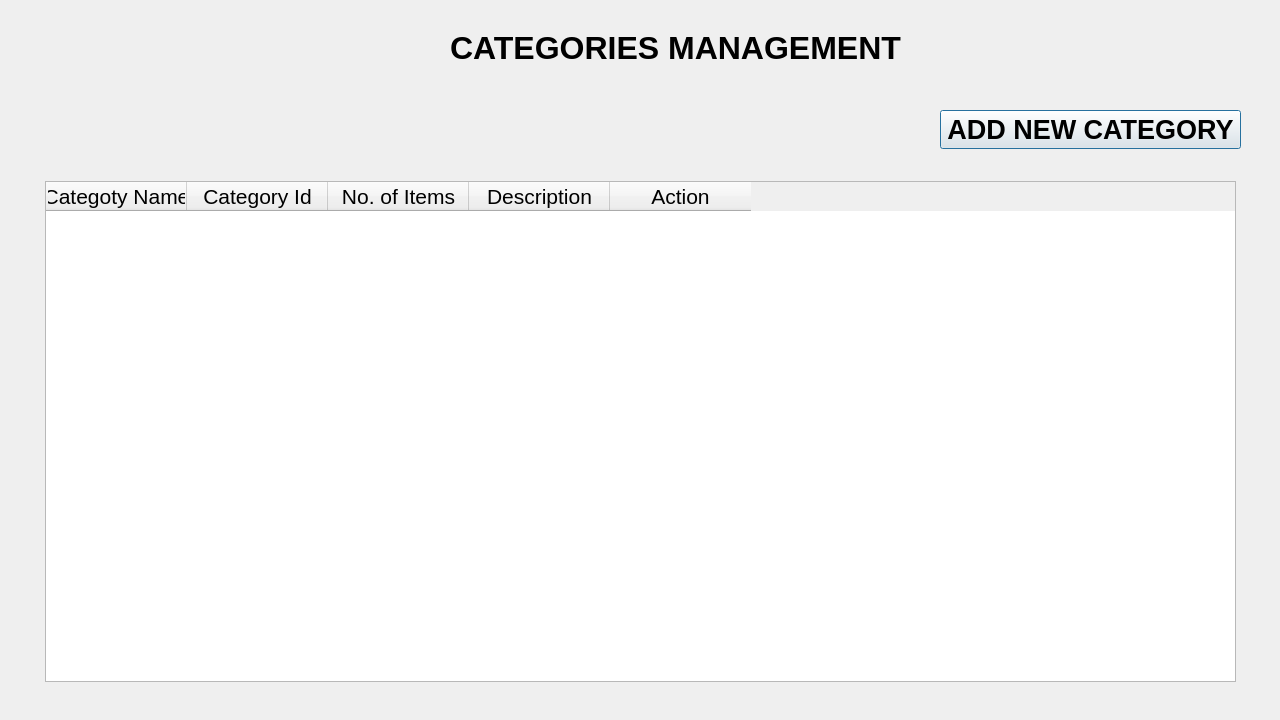
<?xml version="1.0" encoding="UTF-8"?>
<ui version="4.0">
 <class>category</class>
 <widget class="QDialog" name="category">
  <property name="geometry">
   <rect>
    <x>0</x>
    <y>0</y>
    <width>1280</width>
    <height>720</height>
   </rect>
  </property>
  <property name="minimumSize">
   <size>
    <width>800</width>
    <height>0</height>
   </size>
  </property>
  <property name="windowTitle">
   <string>Dialog</string>
  </property>
  <widget class="QPushButton" name="btn_addcategory">
   <property name="geometry">
    <rect>
     <x>940</x>
     <y>110</y>
     <width>301</width>
     <height>39</height>
    </rect>
   </property>
   <property name="font">
    <font>
     <family>Arial</family>
     <pointsize>20</pointsize>
     <italic>false</italic>
     <bold>true</bold>
    </font>
   </property>
   <property name="text">
    <string>ADD NEW CATEGORY</string>
   </property>
  </widget>
  <widget class="QTableWidget" name="tableWidget">
   <property name="geometry">
    <rect>
     <x>45</x>
     <y>181</y>
     <width>1191</width>
     <height>501</height>
    </rect>
   </property>
   <property name="font">
    <font>
     <pointsize>16</pointsize>
     <bold>false</bold>
    </font>
   </property>
   <attribute name="horizontalHeaderMinimumSectionSize">
    <number>20</number>
   </attribute>
   <attribute name="horizontalHeaderDefaultSectionSize">
    <number>141</number>
   </attribute>
   <column>
    <property name="text">
     <string>Categoty Name</string>
    </property>
   </column>
   <column>
    <property name="text">
     <string>Category Id</string>
    </property>
   </column>
   <column>
    <property name="text">
     <string>No. of Items</string>
    </property>
   </column>
   <column>
    <property name="text">
     <string>Description</string>
    </property>
   </column>
   <column>
    <property name="text">
     <string>Action</string>
    </property>
   </column>
  </widget>
  <widget class="QLabel" name="MENUMANAGEMENT">
   <property name="geometry">
    <rect>
     <x>450</x>
     <y>30</y>
     <width>451</width>
     <height>36</height>
    </rect>
   </property>
   <property name="font">
    <font>
     <family>Arial</family>
     <pointsize>24</pointsize>
     <italic>false</italic>
     <bold>true</bold>
    </font>
   </property>
   <property name="text">
    <string>CATEGORIES MANAGEMENT</string>
   </property>
   <property name="alignment">
    <set>Qt::AlignmentFlag::AlignCenter</set>
   </property>
  </widget>
 </widget>
 <resources/>
 <connections/>
</ui>
